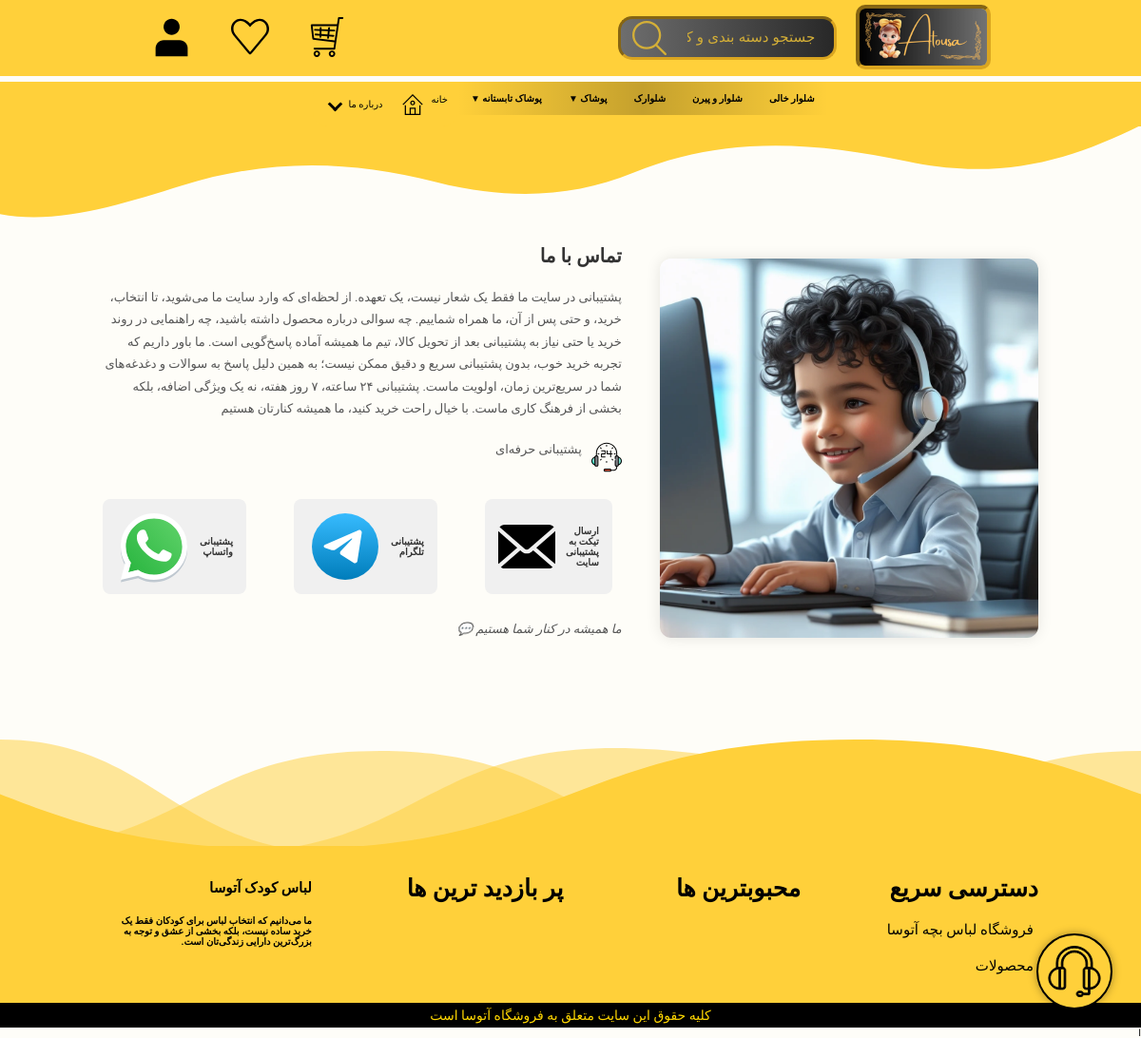
/us/contact/, run on the app's committed database.
### products/models.py (models this page shows, shortened)
class Base(models.Model):
    title = models.CharField(max_length=100, verbose_name='عنوان', db_index=True)
    slug = models.CharField(max_length=100, unique=True, verbose_name='اسلاگ', null=True, blank=True, db_index=True)
    is_active = models.BooleanField(default=True, db_index=True)
    class Meta:
        abstract = True

class Category(Base):
    sub_category = models.ForeignKey('self', on_delete=models.CASCADE, blank=True, null=True,
                                     verbose_name='دسته بندی اصلی', related_name='sub_categories')
    image = ProcessedImageField(
        null=True,
        blank=True,
        upload_to='products/',
        processors=[ResizeToFill(200, 200)],
        format='WEBP',
        options={'quality': 100}
    )
    class Meta:
        db_table = 'category'
        verbose_name = 'دسته بندی'
        verbose_name_plural = 'دسته بندی ها'
        ordering = ['title']

### site_settings/models.py (models this page shows, shortened)
class Footer(models.Model):
    title = models.CharField(max_length=100, verbose_name="عنوان")
    link = models.CharField(max_length=100, verbose_name="آدرس صفحه", null=True, blank=True)
    sub_links = models.ForeignKey('self', null=True, blank=True, related_name='sub_link', verbose_name="زیر دسته ها",
                                  on_delete=models.CASCADE)
    class Meta:
        verbose_name = "پاورقی"
        verbose_name_plural = "پاورقی ها"
        ordering = ['title']

### aboutus_contactus/views.py (the view)
# urls.py: path('contact/', views.contact_us, name='contact_us_page'),
def contact_us(request):
    return render(request, 'about-contact-us/contact_us.html')

### aboutus_contactus/context_processors.py (called while the page is built, shortened)
def get_cache_key(request, key_name):
    if request.user.is_authenticated:
        return f'{key_name}_user_{request.user.id}'
    else:
        if not request.session.session_key:
            request.session.save()  # اطمینان از داشتن session_key
        return f'{key_name}_session_{request.session.session_key}'

def wishlist_count(request):
    cache_key = get_cache_key(request, 'wishlist_count')
    count = cache.get(cache_key)
    if count is None:
        if request.user.is_authenticated:
            count = WishList.objects.filter(user=request.user).count()
        else:
            wishlist = request.session.get('wishlist', [])
            count = len(wishlist)
        cache.set(cache_key, count, 60 * 60)
    return {'wishlist_count': count}

def messages_count(request):
    user = request.user
    if not user.is_authenticated:
        return {'messages_count': 0}

def partner(request):
    part = is_partner(request)
    return {'part': part}

### account/utils.py (called while the page is built)
def is_partner(request):
    if request.user.is_authenticated:
        user = request.user
        return Partnership.objects.filter(user=user, is_active=True).exists()
    return False

### admin_panel/context_processors.py (called while the page is built)
def unseen_notifications_count(request):
    if request.user.is_superuser:
        count = Notification.objects.filter(is_seen=False).count()
    else:
        count = 0
    return {'unseen_notifications_count': count}

### orders/cart.py (called while the page is built)
    def __len__(self):
        return sum(int(item['quantity']) for item in self.cart.values())

### orders/context_processors.py (called while the page is built)
def cart_context(request):
    cart = Cart(request)
    return {'cart_item_count': len(cart)}

### products/context_processors.py (called while the page is built)
def build_category_tree(categories):
    category_map = {cat['id']: cat for cat in categories}
    tree = []
    for cat in categories:
        cat['children'] = []
    for cat in categories:
        parent_id = cat['sub_category_id']
        if parent_id:
            parent = category_map.get(parent_id)
            if parent:
                parent['children'].append(cat)
        else:
            tree.append(cat)
    return tree

def global_categories(request):
    category_tree = cache.get('categories')
    if not category_tree:
        categories = Category.objects.all().order_by('title').values('id', 'title', 'slug', 'sub_category_id')
        category_tree = build_category_tree(list(categories))
        cache.set('categories', category_tree, 300 * 60)
    return {
        'categories': category_tree
    }

### aboutus_contactus/templates/about-contact-us/contact_us.html (shortened to what this page needs)
{% extends 'base/index.html' %}
{% load static %}
{% block css %}
    <link rel="stylesheet" href={% static "css/aboutandcontactus.css" %}>{% endblock %}
{% block content %}
    <div id="about-us-container">
        <section class="contact-section">
            <div class="container">
                <div class="contact-content">
                    <div class="contact-image-side">
                        <img src="/static/image/icons/gback.webp" alt="پشتیبانی کودک"/>
                    </div>
                    <div class="contact-text">
                        <h1>تماس با ما</h1>
                        <p>
                            پشتیبانی در سایت ما فقط یک شعار نیست، یک تعهده.
                            از لحظه‌ای که وارد سایت ما می‌شوید، تا انتخاب، خرید، و حتی پس از آن، ما همراه شماییم.
                            چه سوالی درباره محصول داشته باشید، چه راهنمایی در روند خرید یا حتی نیاز به پشتیبانی بعد از
                            تحویل کالا، تیم ما همیشه آماده پاسخ‌گویی است.
                            ما باور داریم که تجربه خرید خوب، بدون پشتیبانی سریع و دقیق ممکن نیست؛ به همین دلیل پاسخ به
                            سوالات و دغدغه‌های شما در سریع‌ترین زمان، اولویت ماست.
                            پشتیبانی ۲۴ ساعته، ۷ روز هفته، نه یک ویژگی اضافه، بلکه بخشی از فرهنگ کاری ماست.
                            با خیال راحت خرید کنید، ما همیشه کنارتان هستیم
                        </p>
                        <div class="feature-item">
                            <img src="/static/image/icons/24-hours-svgrepo-com.svg" alt="پشتیبانی عالی"/>
                            <p>پشتیبانی حرفه‌ای </p>
                        </div>
                        <div id="tel-wh">
                            <a id="tel-w" href="{% url 'contact_page' %}">ارسال تیکت به پشتیبانی سایت
                                <img src="/static/image/icons/letter.svg" alt="ارسال تیکت">
                            </a>
                            <a href="tg://resolve?domain=atousa_1403"
                               onclick="setTimeout(() => { window.location.href = 'https://t.me/atousa_1403'; }, 500);"
                               target="_blank">پشتیبانی تلگرام
                                <img src="/static/image/icons/telegram.svg" alt="تلگرام">
                            </a>
                            <a href="whatsapp://send?phone=989212385127"
                               onclick="setTimeout(() => { window.location.href = 'https://wa.me/989123456789'; }, 500);"
                               target="_blank">پشتیبانی واتساپ
                                <img src="/static/image/icons/whatsapp.svg" alt="واتساپ">
                            </a>
                        </div>
                        <p class="support-note">ما همیشه در کنار شما هستیم 💬</p>
                    </div>
                </div>
            </div>
        </section>
    </div>
{% endblock %}

### home/templates/home/includes/header_categories.html (shortened to what this page needs)
<ul class="main-menu">
    {% for category in categories %}
        <li class="main-menu-item">
            <a href="{% url 'product_list_page' %}?category={{ category.slug }}">
                {{ category.title }}
                {% if category.children %}
                    <span class="toggle-arrow">▼</span>
                {% endif %}
            </a>
        </li>
    {% endfor %}
</ul>

### templates/includes/footer.html
{% load cache %}
{% cache 6000 "footer_static"%}
<div id="footer-wrapper">
    <img id="footer-bg" src="/static/image/about-us-bg.svg" alt="لباس بچه">
    <section class="footer">
    <div class="box-container">
        {% for link in links %}
            <div class="box">
                <h3>{{ link.title }}</h3>
                {% for sub in link.sub_link.all %}
                    <a href="{{ sub.link }}"> <i class="fas fa-arrow-right"></i> {{ sub.title }} </a>
                {% endfor %}
            </div>
        {% endfor %}
    <div id="footer-des">
        <h1>لباس کودک آتوسا</h1>
        <h4>ما می‌دانیم که انتخاب لباس برای کودکان فقط یک خرید ساده نیست، بلکه بخشی از عشق و توجه به بزرگ‌ترین دارایی زندگی‌تان است.</h4>
    </div>
    </div>
</section>
    <div id="copy-right"><p>کلیه حقوق این سایت متعلق به فروشگاه آتوسا است </p></div>
</div>
{% endcache %}

### static/css/base.css (style rules this page uses)
body { background-color: #fefdf49c; font-family: 'Vazirmatn', Tahoma, sans-serif; padding-top: 117px; }
html, body { width: 100%; margin: 0; box-sizing: border-box; overflow-x: hidden; }
* { margin: 0; padding: 0; box-sizing: border-box; outline: none; border: none; text-decoration: none; text-transform: capitalize; transition: all .2s linear; }
html { font-size: 62.5%; overflow-x: hidden; scroll-padding-top: 7rem; scroll-behavior: smooth; }
section { padding: 2rem 9%; }
.main-menu { display: flex; list-style: none; padding: 0; margin: 0; background: linear-gradient(to right, rgba(147, 147, 147, 0), rgba(0, 0, 0, 0.23), rgba(133, 133, 133, 0)); direction: rtl; justify-content: center; }
.main-menu-item { position: relative; }
.main-menu-item > a { display: block; padding: 12px 14px; color: #000000; text-decoration: none; font-weight: bold; transition: background 0.5s; }
.footer .box-container { display: grid; grid-template-columns: repeat(auto-fit, minmax(23rem, 1fr)); gap: 1.5rem; }
.footer .box-container .box h3 { font-size: 2.5rem; padding: 1rem 0; }
.footer .box-container .box a { display: block; font-size: 1.5rem; padding: 1rem 0; color: black; }
.footer .box-container .box a i { padding-right: .5rem; }
.footer { background-color: #FFD03A; }
#footer-bg { position: relative; bottom: -10px; margin-top: 60px; }
#copy-right { display: flex; justify-content: center; background-color: black; color: gold; font-size: 1.4rem; padding: 5px; }
#footer-des { display: flex; flex-direction: column; gap: 20px; padding: 1.5rem; }
#tel-w img { width: 60px; height: 60px; }

### static/css/aboutandcontactus.css (style rules this page uses)
#about-us-container { max-width: 1600px; display: flex; margin: auto; flex-direction: column; gap: 40px; }
#about-us-container p { font-size: 1.3rem; }
#tel-wh { display: flex; gap: 40px; }
.feature-item { text-align: center; transition: transform 0.3s ease, box-shadow 0.3s ease; cursor: default; }
.feature-item img { width: 50px; height: 50px; transition: transform 0.3s ease; }
.contact-content { display: flex; flex-wrap: wrap; align-items: center; justify-content: space-between; gap: 40px; direction: rtl; }
.contact-image-side { flex: 1 1 40%; text-align: center; }
.contact-image-side img { max-width: 100%; border-radius: 12px; box-shadow: 0 0 15px rgba(0, 0, 0, 0.1); }
.contact-text { flex: 1 1 55%; }
.contact-text h1 { font-size: 2rem; color: #333; margin-bottom: 20px; }
.contact-text p { font-size: 1rem; color: #555; margin-bottom: 15px; line-height: 1.8; }
.feature-item { display: flex; align-items: center; gap: 10px; margin: 20px 0; }
.feature-item img { width: 32px; height: 32px; }
#tel-wh a { display: inline-flex; align-items: center; gap: 8px; background: #f0f0f0; padding: 10px 14px; margin: 5px 10px 5px 0; border-radius: 8px; text-decoration: none; color: #333; font-weight: bold; transition: all 0.3s ease; }
.support-note { margin-top: 20px; font-style: italic; color: #888; }

### data on the page
Category: title "شلوار خالی"
Category: title "شلوار و پیرن"
Category: title "شلوارک"
Category: title "پوشاک"
Category: title "پوشاک تابستانه"
Footer: title "دسترسی سریع"
Footer: title "فروشگاه لباس بچه آتوسا"
Footer: title "محصولات"
Footer: title "محبوبترین ها"
Footer: title "پر بازدید ترین ها"
